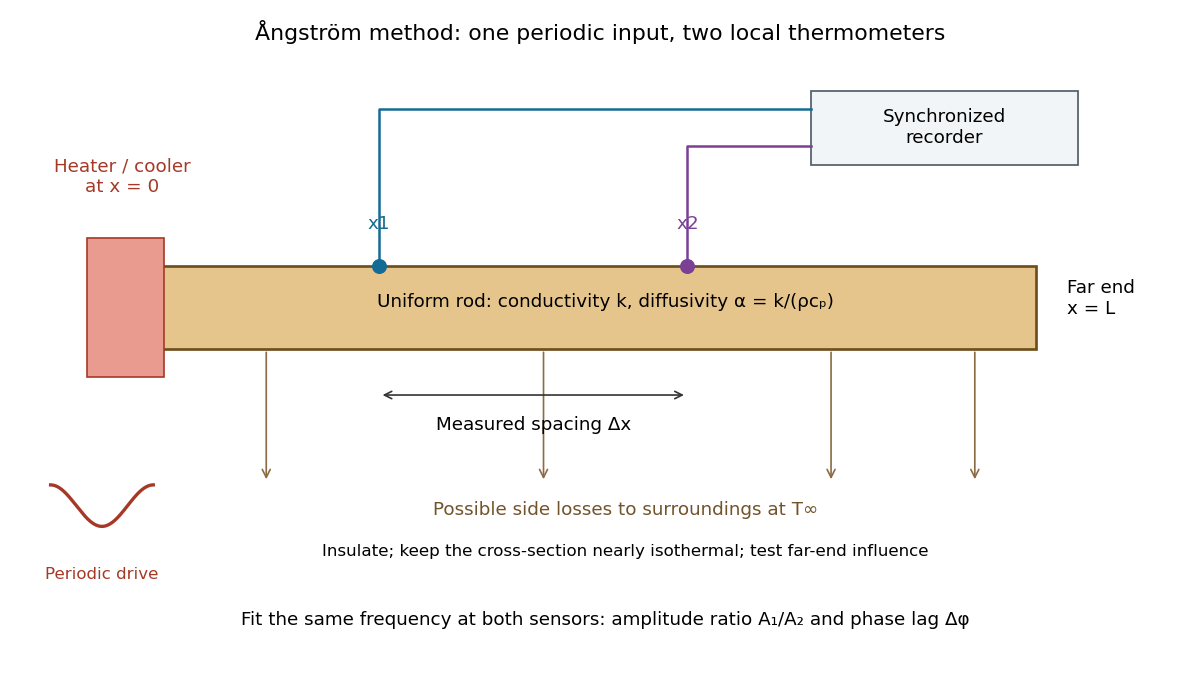

This chart was generated by the following Python code:
"""Original periodic-heating geometry; Python 3.14, matplotlib 3.10.7.

Run from _media: MPLBACKEND=Agg python ../angstrom-periodic-heating-rod-geometry.py
The dimensions are illustrative, not a reconstruction of a particular apparatus.
"""
from pathlib import Path

import matplotlib.pyplot as plt
from matplotlib.patches import FancyArrowPatch, Rectangle
import numpy as np


def main():
    plt.rcParams.update({"font.size": 11, "figure.facecolor": "white"})
    fig, ax = plt.subplots(figsize=(10, 5.8), dpi=120)
    ax.set(xlim=(-0.08, 1.05), ylim=(-0.55, 0.78))
    ax.axis("off")
    ax.set_title("Ångström method: one periodic input, two local thermometers", pad=14)
    ax.add_patch(Rectangle((0.04, 0.16), 0.87, 0.18, facecolor="#e6c58d", edgecolor="#6c4e1c", lw=1.6))
    ax.add_patch(Rectangle((-0.015, 0.10), 0.075, 0.30, facecolor="#e99b8f", edgecolor="#a53927"))
    ax.text(0.02, 0.50, "Heater / cooler\nat x = 0", ha="center", color="#a53927")
    ax.text(0.49, 0.25, "Uniform rod: conductivity k, diffusivity α = k/(ρcₚ)", ha="center")
    ax.text(0.94, 0.27, "Far end\nx = L", ha="left", va="center")
    for x, lab, col in [(0.27, "1", "#146c94"), (0.57, "2", "#7c3f96")]:
        ax.plot(x, 0.34, "o", color=col, ms=8)
        level = 0.68 if lab == "1" else 0.60
        ax.plot([x, x, 0.69], [0.34, level, level], color=col, lw=1.5)
        ax.text(x, 0.42, f"x{lab}", ha="center", color=col)
    ax.add_patch(Rectangle((0.69, 0.56), 0.26, 0.16, facecolor="#f2f5f7", edgecolor="#4c5863"))
    ax.text(0.82, 0.64, "Synchronized\nrecorder", ha="center", va="center")
    ax.annotate("", xy=(0.57, 0.06), xytext=(0.27, 0.06), arrowprops={"arrowstyle": "<->", "color": "#333333"})
    ax.text(0.42, -0.015, "Measured spacing Δx", ha="center")
    for x in [0.16, 0.43, 0.71, 0.85]:
        ax.add_patch(FancyArrowPatch((x, 0.16), (x, -0.13), arrowstyle="->", mutation_scale=12, color="#8b6c42"))
    ax.text(0.51, -0.20, "Possible side losses to surroundings at T∞", ha="center", color="#72532b")
    ax.text(0.51, -0.29, "Insulate; keep the cross-section nearly isothermal; test far-end influence", ha="center", fontsize=10)
    t = np.linspace(0, 2*np.pi, 200)
    ax.plot(-0.05 + 0.10*t/(2*np.pi), -0.18 + 0.045*np.cos(t), color="#a53927", lw=2)
    ax.text(0, -0.34, "Periodic drive", ha="center", color="#a53927", fontsize=10)
    ax.text(0.49, -0.44, "Fit the same frequency at both sensors: amplitude ratio A₁/A₂ and phase lag Δφ", ha="center", fontsize=11)
    fig.tight_layout()
    fig.savefig(Path(__file__).stem + ".png", facecolor="white")
    plt.close(fig)


if __name__ == "__main__":
    main()
